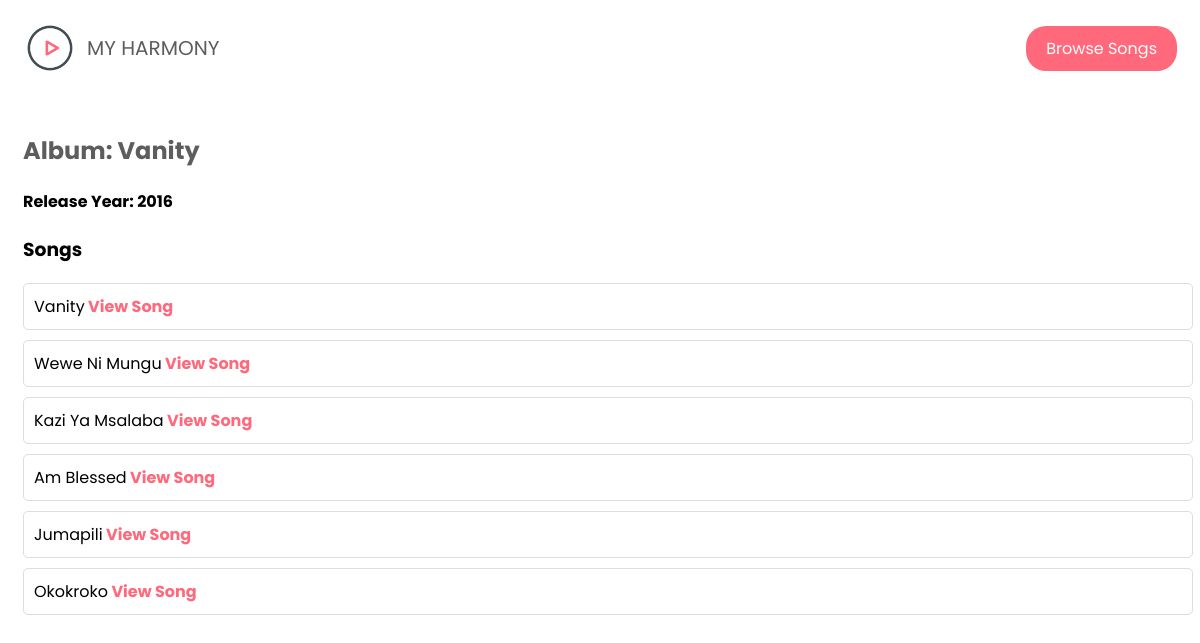
Page /album-details.php?id=2 on the committed database.
### tables this page shows
CREATE TABLE `albums` (
  `id` int(11) NOT NULL,
  `musician_id` int(11) DEFAULT NULL,
  `title` varchar(255) NOT NULL,
  `release_year` int(11) DEFAULT NULL
);

CREATE TABLE `songs` (
  `id` int(11) NOT NULL,
  `album_id` int(11) DEFAULT NULL,
  `title` varchar(255) NOT NULL,
  `lyrics` text DEFAULT NULL
);

### src/album-details.php (the view, shortened to what this page needs)
<?php
$config = include 'config.php';
$host = $config['DB_HOST'];
$username = $config['DB_USER'];
$password = $config['DB_PASSWORD'];
$database = $config['DB_DATABASE'];
$conn = new mysqli($host, $username, $password, $database);
if (isset($_GET['id'])) {
    $id = $_GET['id'];
    $result = $conn->query("SELECT * FROM albums WHERE id=$id");
    $album = $result->fetch_assoc();
    $result = $conn->query("SELECT * FROM songs WHERE album_id=$id");
    $songs = $result->fetch_all(MYSQLI_ASSOC);
} else {
    header('Location: index.php');
    exit();
}
?>
<!DOCTYPE html>
<html lang="en">
<head>
    <link rel="stylesheet" href="./assets/css/main.css">
</head>
<body>
    <div class="landing-page">
        <header id="navbar">
            <div class="container">
                <a href="./index.php" class="logo"><img src="./assets/images/favicon.ico" alt="logo">My Harmony</a>
                <ul class="links">
                    <a href="#songs">
                        <li>Browse Songs</li>
                    </a>
                </ul>
            </div>
        </header>
    </div>
    <section id="songs" class="details container">
        <h2>Album:
            <?php echo $album['title']; ?>
        </h2>
        <h4>Release Year:
            <?php echo $album['release_year']; ?>
        </h4>
        <h3>Songs</h3>
        <ul>
            <?php foreach ($songs as $song): ?>
                <li>
                    <?php
                    echo $song['title'];
                    echo '<a href="song-details.php?id=' . $song['id'] . '" class="read-more">';
                    echo ' View Song';
                    echo '</a>';
                    ?>
                </li>
            <?php endforeach; ?>
        </ul>
    </section>
</body>
</html>

### src/assets/css/main.css (style rules this page uses)
body { font-family: 'Poppins', sans-serif; }
a { text-decoration: none; }
ul { list-style: none; padding: 0; margin: 0; }
.container { padding-left: 15px; padding-right: 15px; margin-left: auto; margin-right: auto; }
@media (min-width: 768px) { .container { width: 750px; } }
@media (min-width: 992px) { .container { width: 970px; } }
@media (min-width: 1200px) { .container { width: 1170px; } }
.landing-page header { min-height: 80px; display: flex; }
.logo { display: flex; align-items: center; text-decoration: none; }
.logo img { height: 54px; width: 54px; margin-right: 10px; }
.landing-page header .container { display: flex; align-items: center; justify-content: space-between; }
.landing-page header .logo { color: #5d5d5d; text-transform: uppercase; font-size: 20px; }
.landing-page header .links { display: flex; align-items: center; }
.landing-page header .links li { margin-left: 30px; color: #5d5d5d; cursor: pointer; transition: .3s; }
.landing-page header .links li:last-child { border-radius: 20px; padding: 10px 20px; color: #FFF; background-color: #FF697B; }
.details { height: 100vh; padding-top: 25px; }
.details h2 { color: #5d5d5d; }
.details ul { list-style: none; padding: 0; margin: 0; }
.details li { margin-bottom: 10px; padding: 10px; border: 1px solid #ddd; border-radius: 5px; }
.details a { text-decoration: none; color: #FF697B; font-weight: bold; }

### rows in the picture
albums: title "Vanity", release_year "2016"
songs: title "Vanity"
songs: title "Wewe Ni Mungu"
songs: title "Kazi Ya Msalaba"
songs: title "Am Blessed"
songs: title "Jumapili"
songs: title "Okokroko"
